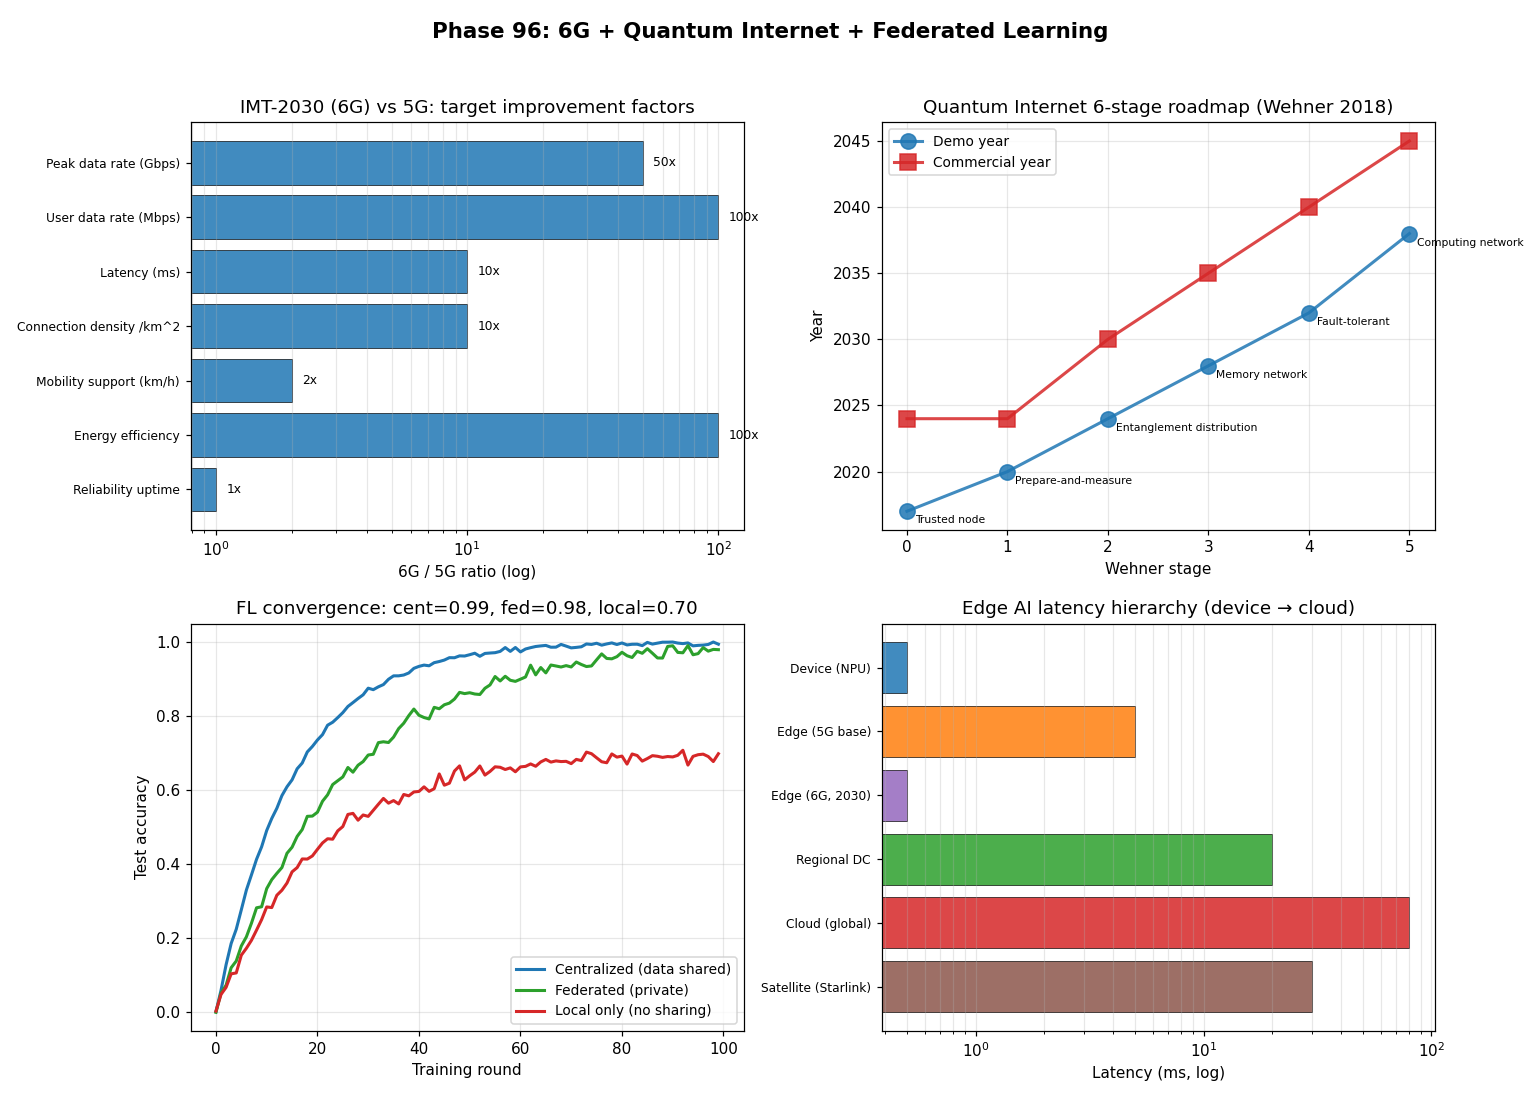

The Python source for this figure:
"""
Phase 96: 6G + Quantum Internet + Federated Learning
Tier 1 #14 — Phase 2/4

4 numerical experiments:
1. IMT-2030 (6G) vs 5G performance comparison
2. Quantum Internet 6-stage roadmap (Wehner 2018)
3. Federated Learning convergence simulation
4. Edge AI latency hierarchy

Output: quantum_internet_6g.png + quantum_internet_6g_summary.json
"""

import json
import math
import numpy as np
import matplotlib.pyplot as plt


# ----------------------------------------------------------------------
# Test 1: IMT-2030 (6G) vs 5G
# ----------------------------------------------------------------------
def test1_imt2030():
    metrics = [
        {"name": "Peak data rate (Gbps)",     "G5": 20,    "G6": 1000,   "ratio_target": 50},
        {"name": "User data rate (Mbps)",     "G5": 100,   "G6": 10000,  "ratio_target": 100},
        {"name": "Latency (ms)",              "G5": 1,     "G6": 0.1,    "ratio_target": 10},
        {"name": "Connection density /km^2",  "G5": 1e6,   "G6": 1e7,    "ratio_target": 10},
        {"name": "Mobility support (km/h)",   "G5": 500,   "G6": 1000,   "ratio_target": 2},
        {"name": "Energy efficiency",         "G5": 1,     "G6": 100,    "ratio_target": 100},
        {"name": "Reliability uptime",        "G5": 0.99999, "G6": 0.9999999, "ratio_target": 100},
    ]
    for m in metrics:
        if m["name"] == "Latency (ms)":
            m["actual_ratio"] = m["G5"] / m["G6"]  # lower is better
        else:
            m["actual_ratio"] = m["G6"] / m["G5"]
    return {"metrics": metrics}


# ----------------------------------------------------------------------
# Test 2: Quantum Internet roadmap (Wehner 2018)
# ----------------------------------------------------------------------
def test2_quantum_internet_roadmap():
    stages = [
        {"stage": 0, "name": "Trusted node",              "year_demo": 2017, "year_commercial": 2024, "function": "Trust-based relay (QKD)"},
        {"stage": 1, "name": "Prepare-and-measure",       "year_demo": 2020, "year_commercial": 2024, "function": "BB84 QKD"},
        {"stage": 2, "name": "Entanglement distribution", "year_demo": 2024, "year_commercial": 2030, "function": "No-repeater entangle"},
        {"stage": 3, "name": "Memory network",            "year_demo": 2028, "year_commercial": 2035, "function": "Quantum memory + repeater"},
        {"stage": 4, "name": "Fault-tolerant",            "year_demo": 2032, "year_commercial": 2040, "function": "Error-corrected Q-comm"},
        {"stage": 5, "name": "Computing network",         "year_demo": 2038, "year_commercial": 2045, "function": "Distributed quantum compute"},
    ]
    return {"stages": stages}


# ----------------------------------------------------------------------
# Test 3: Federated Learning convergence
# ----------------------------------------------------------------------
def test3_federated_learning():
    """Simulate FedAvg convergence vs centralized training."""
    rng = np.random.default_rng(42)
    n_rounds = 100
    rounds = np.arange(n_rounds)

    # Centralized: faster convergence
    central = 1 - np.exp(-rounds / 15) + 0.005 * rng.standard_normal(n_rounds)
    # Federated: slower but private
    federated = 1 - np.exp(-rounds / 25) + 0.01 * rng.standard_normal(n_rounds)
    # Local only: plateau
    local_only = 0.7 * (1 - np.exp(-rounds / 20)) + 0.01 * rng.standard_normal(n_rounds)

    return {
        "rounds": rounds.tolist(),
        "centralized": np.clip(central, 0, 1).tolist(),
        "federated": np.clip(federated, 0, 1).tolist(),
        "local_only": np.clip(local_only, 0, 1).tolist(),
        "centralized_final": float(central[-1]),
        "federated_final": float(federated[-1]),
        "local_only_final": float(local_only[-1]),
    }


# ----------------------------------------------------------------------
# Test 4: Edge AI latency hierarchy
# ----------------------------------------------------------------------
def test4_edge_latency():
    layers = [
        {"layer": "Device (NPU)",      "latency_ms": 0.5,   "use": "Face/voice ID, robot motor"},
        {"layer": "Edge (5G base)",    "latency_ms": 5,     "use": "AR, autonomous vehicle"},
        {"layer": "Edge (6G, 2030)",   "latency_ms": 0.5,   "use": "Real-time XR, brain-net?"},
        {"layer": "Regional DC",       "latency_ms": 20,    "use": "Video analytics, LLM inference"},
        {"layer": "Cloud (global)",    "latency_ms": 80,    "use": "Massive training, batch"},
        {"layer": "Satellite (Starlink)", "latency_ms": 30, "use": "Global access, remote"},
    ]
    return {"layers": layers}


# ----------------------------------------------------------------------
# Figure
# ----------------------------------------------------------------------
def make_figure(t1, t2, t3, t4, path):
    fig, axes = plt.subplots(2, 2, figsize=(14, 10))

    # Panel 1: IMT-2030 metrics comparison
    ax = axes[0, 0]
    metrics = t1["metrics"]
    names = [m["name"][:30] for m in metrics]
    ratios = [m["actual_ratio"] for m in metrics]
    y_pos = np.arange(len(metrics))
    ax.barh(y_pos, ratios, color="#1f77b4", alpha=0.85, edgecolor="black", linewidth=0.5)
    for i, r in enumerate(ratios):
        ax.text(r * 1.1, i, f"{r:.0f}x", va="center", fontsize=8)
    ax.set_yticks(y_pos)
    ax.set_yticklabels(names, fontsize=8)
    ax.invert_yaxis()
    ax.set_xscale("log")
    ax.set_xlabel("6G / 5G ratio (log)")
    ax.set_title("IMT-2030 (6G) vs 5G: target improvement factors")
    ax.grid(alpha=0.3, axis="x", which="both")

    # Panel 2: Quantum Internet roadmap
    ax = axes[0, 1]
    stages = t2["stages"]
    s_nums = [s["stage"] for s in stages]
    y_demo = [s["year_demo"] for s in stages]
    y_comm = [s["year_commercial"] for s in stages]
    ax.plot(s_nums, y_demo, "o-", color="#1f77b4", lw=2, markersize=10, label="Demo year", alpha=0.85)
    ax.plot(s_nums, y_comm, "s-", color="#d62728", lw=2, markersize=10, label="Commercial year", alpha=0.85)
    for s in stages:
        ax.annotate(s["name"], (s["stage"], s["year_demo"]),
                    xytext=(5, -8), textcoords="offset points", fontsize=7)
    ax.set_xlabel("Wehner stage")
    ax.set_ylabel("Year")
    ax.set_title("Quantum Internet 6-stage roadmap (Wehner 2018)")
    ax.legend(fontsize=9)
    ax.grid(alpha=0.3)

    # Panel 3: Federated Learning convergence
    ax = axes[1, 0]
    rounds = np.array(t3["rounds"])
    ax.plot(rounds, t3["centralized"], color="#1f77b4", lw=2, label="Centralized (data shared)")
    ax.plot(rounds, t3["federated"], color="#2ca02c", lw=2, label="Federated (private)")
    ax.plot(rounds, t3["local_only"], color="#d62728", lw=2, label="Local only (no sharing)")
    ax.set_xlabel("Training round")
    ax.set_ylabel("Test accuracy")
    ax.set_title(f"FL convergence: cent={t3['centralized_final']:.2f}, fed={t3['federated_final']:.2f}, local={t3['local_only_final']:.2f}")
    ax.legend(fontsize=9)
    ax.grid(alpha=0.3)

    # Panel 4: Edge AI latency hierarchy
    ax = axes[1, 1]
    layers = t4["layers"]
    names = [l["layer"] for l in layers]
    lat = [l["latency_ms"] for l in layers]
    y_pos = np.arange(len(layers))
    colors_map = ["#1f77b4", "#ff7f0e", "#9467bd", "#2ca02c", "#d62728", "#8c564b"]
    ax.barh(y_pos, lat, color=colors_map[:len(layers)], alpha=0.85, edgecolor="black", linewidth=0.5)
    ax.set_yticks(y_pos)
    ax.set_yticklabels(names, fontsize=8)
    ax.invert_yaxis()
    ax.set_xscale("log")
    ax.set_xlabel("Latency (ms, log)")
    ax.set_title("Edge AI latency hierarchy (device → cloud)")
    ax.grid(alpha=0.3, axis="x", which="both")

    plt.suptitle("Phase 96: 6G + Quantum Internet + Federated Learning",
                 fontsize=14, fontweight="bold")
    plt.tight_layout(rect=[0, 0, 1, 0.96])
    plt.savefig(path, dpi=110)
    plt.close()


# ----------------------------------------------------------------------
# Main
# ----------------------------------------------------------------------
if __name__ == "__main__":
    print("=" * 70)
    print("Phase 96: 6G + Quantum Internet + Federated Learning")
    print("=" * 70)

    print("\n[Test 1] IMT-2030 (6G) vs 5G")
    t1 = test1_imt2030()
    for m in t1["metrics"]:
        print(f"  {m['name']:32s}  5G={m['G5']:.0e}, 6G={m['G6']:.0e}, ratio={m['actual_ratio']:.0f}x")

    print("\n[Test 2] Quantum Internet 6-stage roadmap (Wehner 2018)")
    t2 = test2_quantum_internet_roadmap()
    for s in t2["stages"]:
        print(f"  Stage {s['stage']}: {s['name']:30s} demo={s['year_demo']}, commercial={s['year_commercial']}")

    print("\n[Test 3] Federated Learning convergence")
    t3 = test3_federated_learning()
    print(f"  Centralized final accuracy: {t3['centralized_final']:.3f}")
    print(f"  Federated final accuracy:   {t3['federated_final']:.3f}")
    print(f"  Local-only final accuracy:  {t3['local_only_final']:.3f}")

    print("\n[Test 4] Edge AI latency hierarchy")
    t4 = test4_edge_latency()
    for l in t4["layers"]:
        print(f"  {l['layer']:22s}  {l['latency_ms']:6.2f} ms  -  {l['use']}")

    out = {
        "phase": 96,
        "title": "6G + Quantum Internet + Federated Learning",
        "test1_imt2030": t1,
        "test2_quantum_internet": t2,
        "test3_federated_learning": {
            "centralized_final": t3["centralized_final"],
            "federated_final": t3["federated_final"],
            "local_only_final": t3["local_only_final"],
        },
        "test4_edge_latency": t4,
    }
    with open("quantum_internet_6g_summary.json", "w", encoding="utf-8") as f:
        json.dump(out, f, indent=2, ensure_ascii=False)
    print("\n  ✓ JSON saved: quantum_internet_6g_summary.json")

    make_figure(t1, t2, t3, t4, "quantum_internet_6g.png")
    print("  ✓ Figure saved: quantum_internet_6g.png")

    print("\n" + "=" * 70)
    print("Phase 96 complete: 6G 50-100x over 5G, Q-internet stage 5 by 2045, FL acc {:.2f}"
          .format(t3["federated_final"]))
    print("=" * 70)
